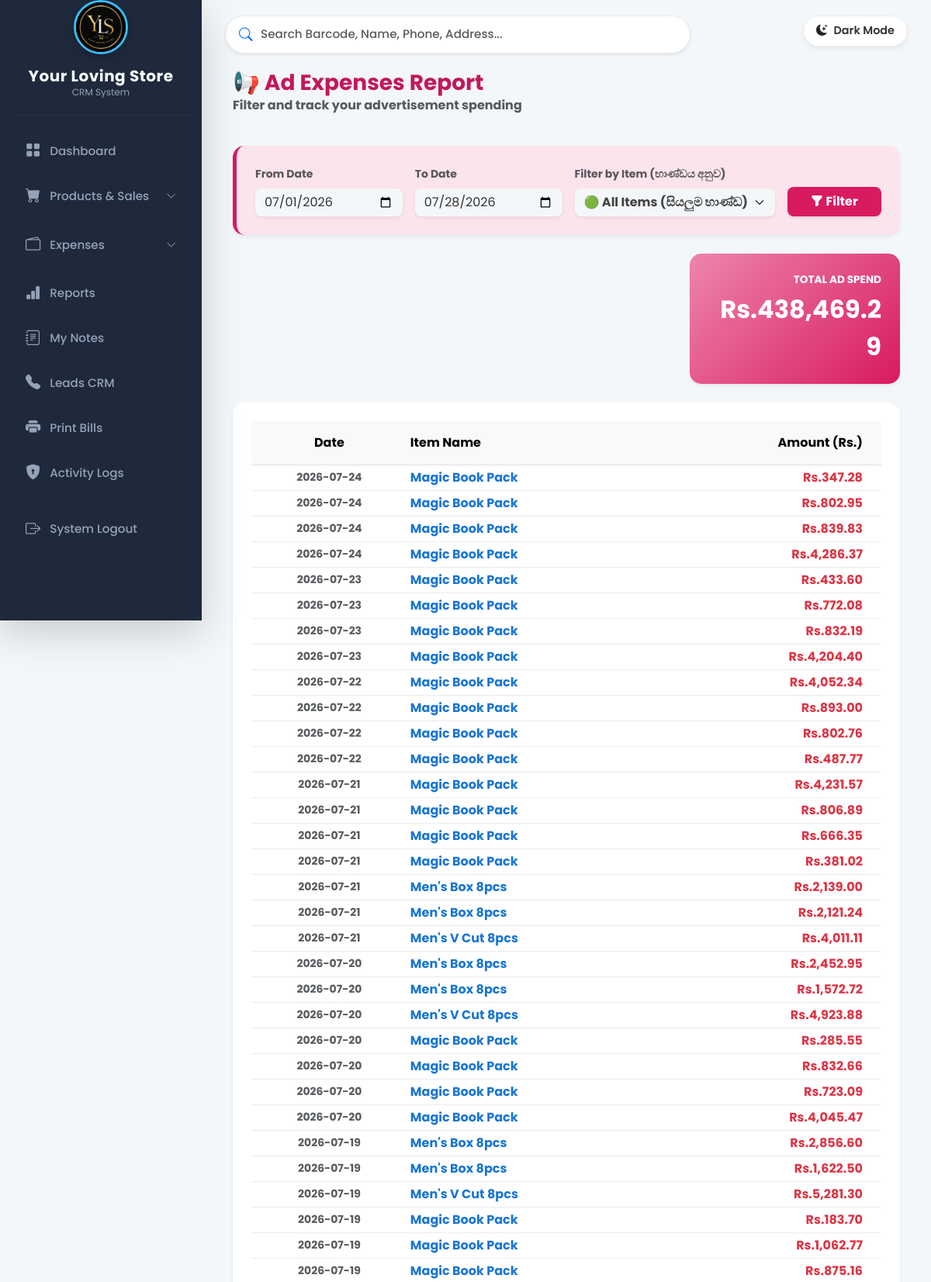
The page /reports/expenses/ad (signed in, upper part) on the database its author committed.
### tables this page shows
CREATE TABLE expenses (id INTEGER PRIMARY KEY AUTOINCREMENT, platform TEXT NOT NULL, amount REAL NOT NULL, expense_date DATE NOT NULL);

### app.py (the view)
@app.route('/reports/expenses/ad', methods=['GET', 'POST'])
def report_ad_expenses():
    if 'username' not in session: return redirect(url_for('login'))
    start_date = request.args.get('start_date', date.today().replace(day=1).strftime('%Y-%m-%d'))
    end_date = request.args.get('end_date', date.today().strftime('%Y-%m-%d'))
    selected_item = request.args.get('item_name', 'all')
    conn = sqlite3.connect('/var/data/database.db')
    cursor = conn.cursor()
    cursor.execute("SELECT item_name FROM items ORDER BY item_name ASC")
    items_list = [row[0] for row in cursor.fetchall()]
    query = "SELECT id, platform, amount, expense_date FROM expenses WHERE expense_date BETWEEN ? AND ?"
    params = [start_date, end_date]
    if selected_item != 'all':
        query += " AND platform = ?"
        params.append(selected_item)
    query += " ORDER BY expense_date DESC, id DESC"
    cursor.execute(query, params)
    expenses = cursor.fetchall()
    total_amount = sum([e[2] for e in expenses]) if expenses else 0.0
    conn.close()
    return render_template('reports_ad_expenses.html', expenses=expenses, start_date=start_date, end_date=end_date, items_list=items_list, selected_item=selected_item, total_amount=total_amount)

### app.py (called while the page is built)
@app.before_request
def make_session_permanent():
    session.permanent = True
    session.modified = True

@app.template_filter('format_currency')
def format_currency(value):
    try: return f"Rs.{float(value):,.2f}"
    except: return value

### templates/reports_ad_expenses.html (shortened to what this page needs)
{% extends 'base.html' %}
{% block content %}
<div class="d-flex justify-content-between align-items-center mb-4">
    <div>
        <h3 class="fw-bold mb-0" style="color: #c2185b;">📢 Ad Expenses Report</h3>
        <p class="text-muted fw-bold">Filter and track your advertisement spending</p>
    </div>
</div>
<div class="card p-4 shadow-sm border-0 mb-4" style="background-color: #fce4ec; border-radius: 15px; border-left: 5px solid #d81b60 !important;">
    <form action="/reports/expenses/ad" method="GET" class="row g-3 align-items-end">
        <div class="col-md-3">
            <label class="form-label fw-bold text-muted small">From Date</label>
            <input type="date" class="form-control shadow-sm border-0" name="start_date" value="{{ start_date }}" required style="border-radius: 8px;">
        </div>
        <div class="col-md-3">
            <label class="form-label fw-bold text-muted small">To Date</label>
            <input type="date" class="form-control shadow-sm border-0" name="end_date" value="{{ end_date }}" required style="border-radius: 8px;">
        </div>
        <div class="col-md-4">
            <label class="form-label fw-bold text-muted small">Filter by Item (භාණ්ඩය අනුව)</label>
            <select class="form-select shadow-sm border-0 fw-bold" name="item_name" style="border-radius: 8px; color: #424242;">
                <option value="all" {% if selected_item == 'all' %}selected{% endif %}>🟢 All Items (සියලුම භාණ්ඩ)</option>
            </select>
        </div>
        <div class="col-md-2">
            <button type="submit" class="btn w-100 fw-bold shadow-sm text-white" style="background-color: #d81b60; border-radius: 8px;"><i class="bi bi-funnel-fill"></i> Filter</button>
        </div>
    </form>
</div>
<div class="row mb-4">
    <div class="col-md-4 ms-auto">
        <div class="card p-4 shadow-sm border-0 text-end" style="background: linear-gradient(135deg, #f8bbd0 -50%, #d81a60 100%); border-radius: 15px;">
            <div class="text-white fw-bold text-uppercase mb-1" style="font-size: 0.85rem;">Total Ad Spend</div>
            <div class="fs-2 fw-bolder text-white">{{ total_amount | format_currency }}</div>
        </div>
    </div>
</div>
<div class="card p-4 shadow-sm border-0" style="border-radius: 15px;">
    <div class="table-responsive">
        <table class="table table-hover table-sm align-middle text-center">
            <thead class="table-light">
                <tr>
                    <th class="py-3">Date</th>
                    <th class="text-start py-3">Item Name</th>
                    <th class="py-3 text-end pe-4">Amount (Rs.)</th>
                </tr>
            </thead>
            <tbody>
                {% for e in expenses %}
                <tr>
                    <td class="small text-muted fw-bold">{{ e[3] }}</td>
                    <td class="fw-bold text-start" style="color: #1976d2;">{{ e[1] }}</td>
                    <td class="fw-bold text-end pe-4 text-danger">{{ e[2] | format_currency }}</td>
                </tr>
                {% endfor %}
            </tbody>
        </table>
    </div>
</div>
{% endblock %}

### templates/base.html (style rules this page uses)
:root { --bg-body: #f4f7fa; --sidebar-bg: #1e293b; --sidebar-hover: #334155; --sidebar-text: #94a3b8; --sidebar-text-active: #ffffff; --card-bg: #ffffff; --text-main: #333333; --text-muted: #6c757d; --border-color: #e9ecef; --shadow-sm: 0 4px 6px rgba(0,0,0,0.05); }
body { background-color: var(--bg-body); color: var(--text-main); font-family: 'Poppins', sans-serif; transition: background-color 0.3s ease, color 0.3s ease; overflow-x: hidden; overscroll-behavior-y: none; }
.table-responsive { overflow-x: auto; -webkit-overflow-scrolling: touch; scrollbar-width: thin; }
.card, .modal-content { background-color: var(--card-bg); border-color: var(--border-color); color: var(--text-main); }
.table { --bs-table-bg: var(--card-bg); --bs-table-color: var(--text-main); --bs-table-border-color: var(--border-color); --bs-table-hover-bg: var(--sidebar-hover); }
.form-control, .form-select { background-color: var(--bg-body); color: var(--text-main); border: 1px solid var(--border-color); }

### rows shown on the page
expenses: expense_date "2026-07-24", platform "Magic Book Pack", amount "Rs.347.28"
expenses: expense_date "2026-07-24", platform "Magic Book Pack", amount "Rs.802.95"
expenses: expense_date "2026-07-24", platform "Magic Book Pack", amount "Rs.839.83"
expenses: expense_date "2026-07-24", platform "Magic Book Pack", amount "Rs.4,286.37"
expenses: expense_date "2026-07-23", platform "Magic Book Pack", amount "Rs.433.60"
expenses: expense_date "2026-07-23", platform "Magic Book Pack", amount "Rs.772.08"
expenses: expense_date "2026-07-23", platform "Magic Book Pack", amount "Rs.832.19"
expenses: expense_date "2026-07-23", platform "Magic Book Pack", amount "Rs.4,204.40"
expenses: expense_date "2026-07-22", platform "Magic Book Pack", amount "Rs.4,052.34"
expenses: expense_date "2026-07-22", platform "Magic Book Pack", amount "Rs.893.00"
expenses: expense_date "2026-07-22", platform "Magic Book Pack", amount "Rs.802.76"
expenses: expense_date "2026-07-22", platform "Magic Book Pack", amount "Rs.487.77"
expenses: expense_date "2026-07-21", platform "Magic Book Pack", amount "Rs.4,231.57"
expenses: expense_date "2026-07-21", platform "Magic Book Pack", amount "Rs.806.89"
expenses: expense_date "2026-07-21", platform "Magic Book Pack", amount "Rs.666.35"
expenses: expense_date "2026-07-21", platform "Magic Book Pack", amount "Rs.381.02"
expenses: expense_date "2026-07-21", platform "Men's Box 8pcs", amount "Rs.2,139.00"
expenses: expense_date "2026-07-21", platform "Men's Box 8pcs", amount "Rs.2,121.24"
expenses: expense_date "2026-07-21", platform "Men's V Cut 8pcs", amount "Rs.4,011.11"
expenses: expense_date "2026-07-20", platform "Men's Box 8pcs", amount "Rs.2,452.95"
expenses: expense_date "2026-07-20", platform "Men's Box 8pcs", amount "Rs.1,572.72"
expenses: expense_date "2026-07-20", platform "Men's V Cut 8pcs", amount "Rs.4,923.88"
expenses: expense_date "2026-07-20", platform "Magic Book Pack", amount "Rs.285.55"
expenses: expense_date "2026-07-20", platform "Magic Book Pack", amount "Rs.832.66"
expenses: expense_date "2026-07-20", platform "Magic Book Pack", amount "Rs.723.09"
expenses: expense_date "2026-07-20", platform "Magic Book Pack", amount "Rs.4,045.47"
expenses: expense_date "2026-07-19", platform "Men's Box 8pcs", amount "Rs.2,856.60"
expenses: expense_date "2026-07-19", platform "Men's Box 8pcs", amount "Rs.1,622.50"
expenses: expense_date "2026-07-19", platform "Men's V Cut 8pcs", amount "Rs.5,281.30"
expenses: expense_date "2026-07-19", platform "Magic Book Pack", amount "Rs.183.70"
expenses: expense_date "2026-07-19", platform "Magic Book Pack", amount "Rs.1,062.77"
expenses: expense_date "2026-07-19", platform "Magic Book Pack", amount "Rs.875.16"

### other values the page prints
{{ total_amount | format_currency }} "Rs.438,469.29"
